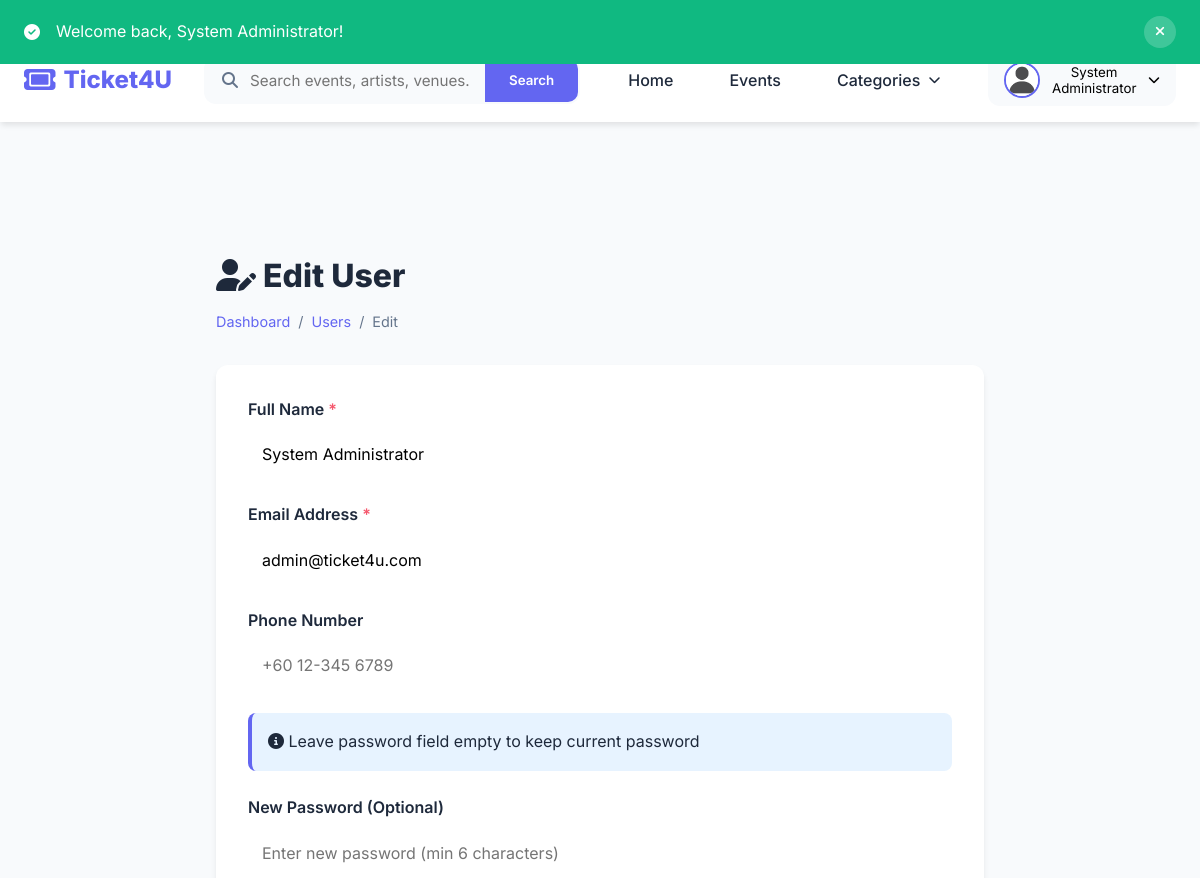
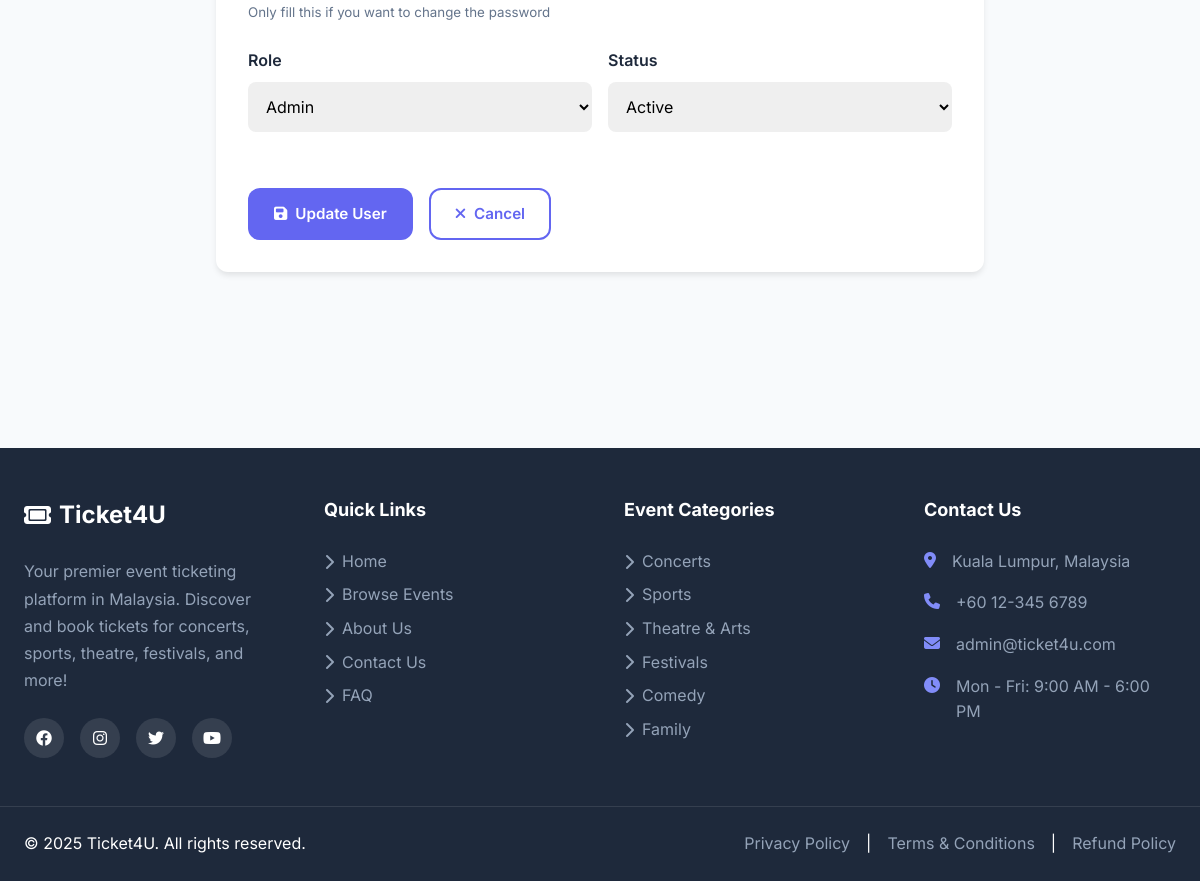
The page /admin/user-edit.php?id=1 (signed in) on the database its author committed (2 pictures, top to bottom).
### tables this page shows
CREATE TABLE users (
    id INT PRIMARY KEY AUTO_INCREMENT,
    email VARCHAR(255) UNIQUE NOT NULL,
    password VARCHAR(255) NOT NULL,
    name VARCHAR(255) NOT NULL,
    phone VARCHAR(20),
    role ENUM('user', 'admin') DEFAULT 'user',
    status ENUM('active', 'inactive', 'banned') DEFAULT 'active',
    profile_image VARCHAR(255) DEFAULT 'default-avatar.png',
    created_at TIMESTAMP DEFAULT CURRENT_TIMESTAMP,
    updated_at TIMESTAMP DEFAULT CURRENT_TIMESTAMP ON UPDATE CURRENT_TIMESTAMP,
    INDEX idx_email (email),
    INDEX idx_role (role)
);

CREATE TABLE categories (
    id INT PRIMARY KEY AUTO_INCREMENT,
    name VARCHAR(100) NOT NULL,
    slug VARCHAR(100) UNIQUE NOT NULL,
    icon VARCHAR(50),
    description TEXT,
    display_order INT DEFAULT 0,
    status ENUM('active', 'inactive') DEFAULT 'active',
    INDEX idx_slug (slug)
);

### config/config.php (called while the page is built, shortened)
<?php
try {
    $conn = new mysqli(DB_HOST, DB_USER, DB_PASS, DB_NAME);
    $conn->set_charset('utf8mb4');
} catch (Exception $e) {
    die('
        <div style="font-family: Arial, sans-serif; max-width: 600px; margin: 50px auto; padding: 20px; background: #fee; border: 1px solid #fcc; border-radius: 8px;">
            <h2 style="color: #c00;">Database Connection Error</h2>
            <p>Unable to connect to the database. Please check your configuration.</p>
            <p style="color: #666; font-size: 14px;">' . $e->getMessage() . '</p>
        </div>
    ');
}
function isLoggedIn() {
    return isset($_SESSION['user_id']);
}
function getCurrentUser() {
    global $conn;
    $user_id = (int)$_SESSION['user_id'];
    $query = "SELECT id, email, name, phone, role, profile_image, password, created_at FROM users WHERE id = $user_id AND status = 'active'";
    $result = $conn->query($query);
    return $result && $result->num_rows > 0 ? $result->fetch_assoc() : null;
}
function getFlash() {
    if (isset($_SESSION['flash_message'])) {
        $flash = [
            'type' => $_SESSION['flash_type'],
            'message' => $_SESSION['flash_message']
        ];
        return $flash;
    }
    return null;
}

### admin/user-edit.php (the view, shortened to what this page needs)
<?php
require_once __DIR__ . '/../config/config.php';
$user_id = filter_input(INPUT_GET, 'id', FILTER_VALIDATE_INT);
$stmt = $conn->prepare("SELECT * FROM users WHERE id = ?");
$stmt->bind_param("i", $user_id);
$stmt->execute();
$result = $stmt->get_result();
$user = $result->fetch_assoc();
require_once __DIR__ . '/../includes/header.php';
?>
<main class="main-content">
    <div class="admin-container">
        <div class="page-header">
            <h1><i class="fas fa-user-edit"></i> Edit User</h1>
            <div class="breadcrumb">
                <a href="<?php echo SITE_URL; ?>/admin/dashboard.php">Dashboard</a>
                <span>/</span>
                <a href="<?php echo SITE_URL; ?>/admin/users.php">Users</a>
                <span>/</span>
                <span>Edit</span>
            </div>
        </div>
        <div class="form-card">
            <form method="POST">
                <div class="form-group">
                    <label class="form-label required">Full Name</label>
                    <input type="text" name="name" class="form-input" required
                           placeholder="e.g., John Doe"
                           value="<?php echo htmlspecialchars($user['name']); ?>">
                </div>
                <div class="form-group">
                    <label class="form-label required">Email Address</label>
                    <input type="email" name="email" class="form-input" required
                           placeholder="user@email.com"
                           value="<?php echo htmlspecialchars($user['email']); ?>">
                </div>
                <div class="form-group">
                    <label class="form-label">Phone Number</label>
                    <input type="tel" name="phone" class="form-input"
                           placeholder="+60 12-345 6789"
                           value="<?php echo htmlspecialchars($user['phone'] ?? ''); ?>">
                </div>
                <div class="info-box">
                    <i class="fas fa-info-circle"></i> Leave password field empty to keep current password
                </div>
                <div class="form-group">
                    <label class="form-label">New Password (Optional)</label>
                    <input type="password" name="password" class="form-input"
                           placeholder="Enter new password (min 6 characters)">
                    <small style="color: var(--gray);">Only fill this if you want to change the password</small>
                </div>
                <div class="form-row">
                    <div class="form-group">
                        <label class="form-label">Role</label>
                        <select name="role" class="form-select">
                            <option value="admin" <?php echo $user['role'] === 'admin' ? 'selected' : ''; ?>>Admin</option>
                        </select>
                    </div>
                    <div class="form-group">
                        <label class="form-label">Status</label>
                        <select name="status" class="form-select">
                            <option value="active" <?php echo $user['status'] === 'active' ? 'selected' : ''; ?>>Active</option>
                        </select>
                    </div>
                </div>
                <div class="form-actions">
                    <button type="submit" class="btn btn-primary">
                        <i class="fas fa-save"></i> Update User
                    </button>
                    <a href="<?php echo SITE_URL; ?>/admin/users.php" class="btn btn-outline">
                        <i class="fas fa-times"></i> Cancel
                    </a>
                </div>
            </form>
        </div>
    </div>
</main>
<?php require_once __DIR__ . '/../includes/footer.php'; ?>

### includes/header.php (shortened to what this page needs)
<?php
$current_user = getCurrentUser();
$flash = getFlash();
?>
<!DOCTYPE html>
<html lang="en">
<head>
    <link rel="stylesheet" href="https://cdnjs.cloudflare.com/ajax/libs/font-awesome/6.4.0/css/all.min.css">
    <link rel="stylesheet" href="<?php echo SITE_URL; ?>/assets/css/style.css">
</head>
<body>
    <?php if ($flash): ?>
        <div class="flash-message flash-<?php echo $flash['type']; ?>" id="flashMessage">
            <div class="container">
                <div class="flash-content">
                    <i class="fas fa-<?php echo $flash['type'] === 'success' ? 'check-circle' : ($flash['type'] === 'error' ? 'exclamation-circle' : 'info-circle'); ?>"></i>
                    <span><?php echo htmlspecialchars($flash['message']); ?></span>
                    <button onclick="this.parentElement.parentElement.remove()" class="flash-close">
                        <i class="fas fa-times"></i>
                    </button>
                </div>
            </div>
        </div>
    <?php endif; ?>
    <header class="main-header">
        <div class="top-bar">
            <div class="container">
                <div class="top-bar-content">
                    <div class="top-bar-left">
                        <a href="mailto:<?php echo ADMIN_EMAIL; ?>">
                        </a>
                        <a href="tel:+60123456789">
                        </a>
                    </div>
                    <div class="top-bar-right">
                        <span><i class="fas fa-map-marker-alt"></i> Malaysia</span>
                    </div>
                </div>
            </div>
        </div>
        <nav class="navbar">
            <div class="container">
                <div class="navbar-content">
                    <a href="<?php echo SITE_URL; ?>/index.php" class="logo">
                        <i class="fas fa-ticket"></i>
                        <span><?php echo SITE_NAME; ?></span>
                    </a>
                    <form class="search-form" action="<?php echo SITE_URL; ?>/events.php" method="GET">
                        <div class="search-input-wrapper">
                            <i class="fas fa-search"></i>
                            <input type="text" name="search" placeholder="Search events, artists, venues..." value="<?php echo isset($_GET['search']) ? htmlspecialchars($_GET['search']) : ''; ?>">
                            <button type="submit" class="search-btn">Search</button>
                        </div>
                    </form>
                    <div class="nav-links">
                        <a href="<?php echo SITE_URL; ?>/index.php" class="nav-link <?php echo basename($_SERVER['PHP_SELF']) == 'index.php' ? 'active' : ''; ?>">
                            Home
                        </a>
                        <a href="<?php echo SITE_URL; ?>/events.php" class="nav-link <?php echo basename($_SERVER['PHP_SELF']) == 'events.php' ? 'active' : ''; ?>">
                            Events
                        </a>
                        <div class="dropdown">
                            <a href="#" class="nav-link dropdown-toggle">
                                Categories <i class="fas fa-chevron-down"></i>
                            </a>
                        </div>
                    </div>
                    <div class="user-menu">
                        <?php if ($current_user): ?>
                            <div class="dropdown">
                                <button class="user-btn dropdown-toggle">
                                    <?php if (!empty($current_user['profile_image'])): ?>
                                        <img src="<?php echo SITE_URL; ?>/uploads/profiles/<?php echo htmlspecialchars($current_user['profile_image']); ?>" alt="Profile" class="user-avatar">
                                    <?php else: ?>
                                        <div class="user-avatar" style="background: linear-gradient(135deg, #667eea 0%, #764ba2 100%); color: white; display: flex; align-items: center; justify-content: center; font-weight: 600;">
                                            <?php echo strtoupper(substr($current_user['name'] ?? 'U', 0, 1)); ?>
                                        </div>
                                    <?php endif; ?>
                                    <span><?php echo htmlspecialchars($current_user['name'] ?? 'User'); ?></span>
                                    <i class="fas fa-chevron-down"></i>
                                </button>
                            </div>
                        <?php else: ?>
                            <a href="<?php echo SITE_URL; ?>/auth/login.php" class="btn btn-outline">Login</a>
                            <a href="<?php echo SITE_URL; ?>/auth/register.php" class="btn btn-primary">Sign Up</a>
                        <?php endif; ?>
                    </div>
                </div>
            </div>
        </nav>
    </header>
    <main class="main-content">

### includes/footer.php (shortened to what this page needs)
    </main>
    <footer class="main-footer">
        <div class="footer-content">
            <div class="container">
                <div class="footer-grid">
                    <div class="footer-column">
                        <h3 class="footer-title">
                            <i class="fas fa-ticket"></i>
                            <?php echo SITE_NAME; ?>
                        </h3>
                        <p class="footer-text">
                            Your premier event ticketing platform in Malaysia. Discover and book tickets for concerts, sports, theatre, festivals, and more!
                        </p>
                        <div class="social-links">
                            <a href="#" aria-label="Facebook"><i class="fab fa-facebook"></i></a>
                            <a href="#" aria-label="Instagram"><i class="fab fa-instagram"></i></a>
                            <a href="#" aria-label="Twitter"><i class="fab fa-twitter"></i></a>
                            <a href="#" aria-label="YouTube"><i class="fab fa-youtube"></i></a>
                        </div>
                    </div>
                    <div class="footer-column">
                        <h4 class="footer-heading">Quick Links</h4>
                        <ul class="footer-links">
                            <li><a href="<?php echo SITE_URL; ?>/index.php"><i class="fas fa-chevron-right"></i> Home</a></li>
                            <li><a href="<?php echo SITE_URL; ?>/events.php"><i class="fas fa-chevron-right"></i> Browse Events</a></li>
                            <li><a href="<?php echo SITE_URL; ?>/about.php"><i class="fas fa-chevron-right"></i> About Us</a></li>
                            <li><a href="<?php echo SITE_URL; ?>/contact.php"><i class="fas fa-chevron-right"></i> Contact Us</a></li>
                            <li><a href="<?php echo SITE_URL; ?>/faq.php"><i class="fas fa-chevron-right"></i> FAQ</a></li>
                        </ul>
                    </div>
                    <div class="footer-column">
                        <h4 class="footer-heading">Event Categories</h4>
                        <ul class="footer-links">
                            <?php
                            $footer_categories = $conn->query("SELECT name, slug FROM categories WHERE status = 'active' ORDER BY display_order ASC LIMIT 6");
                            while ($cat = $footer_categories->fetch_assoc()):
                            ?>
                                <li>
                                    <a href="<?php echo SITE_URL; ?>/events.php?category=<?php echo $cat['slug']; ?>">
                                        <i class="fas fa-chevron-right"></i>
                                        <?php echo htmlspecialchars($cat['name']); ?>
                                    </a>
                                </li>
                            <?php endwhile; ?>
                        </ul>
                    </div>
                    <div class="footer-column">
                        <h4 class="footer-heading">Contact Us</h4>
                        <ul class="footer-contact">
                            <li>
                                <i class="fas fa-map-marker-alt"></i>
                                <span>Kuala Lumpur, Malaysia</span>
                            </li>
                            <li>
                                <i class="fas fa-phone"></i>
                                <a href="tel:+60123456789">+60 12-345 6789</a>
                            </li>
                            <li>
                                <i class="fas fa-envelope"></i>
                                <a href="mailto:<?php echo ADMIN_EMAIL; ?>"><?php echo ADMIN_EMAIL; ?></a>
                            </li>
                            <li>
                                <i class="fas fa-clock"></i>
                                <span>Mon - Fri: 9:00 AM - 6:00 PM</span>
                            </li>
                        </ul>
                    </div>
                </div>
            </div>
        </div>
        <div class="footer-bottom">
            <div class="container">
                <div class="footer-bottom-content">
                    <p>&copy; <?php echo date('Y'); ?> <?php echo SITE_NAME; ?>. All rights reserved.</p>
                    <div class="footer-bottom-links">
                        <a href="<?php echo SITE_URL; ?>/privacy-policy.php">Privacy Policy</a>
                        <span>|</span>
                        <a href="<?php echo SITE_URL; ?>/terms.php">Terms & Conditions</a>
                        <span>|</span>
                        <a href="<?php echo SITE_URL; ?>/refund-policy.php">Refund Policy</a>
                    </div>
                </div>
            </div>
        </div>
    </footer>
</body>
</html>

### rows shown on the page
users: profile_image (placeholder picture), name "System Administrator", email "admin@ticket4u.com", role "Admin", status "Active"
categories: name "Concerts"
categories: name "Sports"
categories: name "Theatre & Arts"
categories: name "Festivals"
categories: name "Comedy"
categories: name "Family"

### other values the page prints
$flash['message'] "Welcome back, System Administrator!"
SITE_NAME "Ticket4U"
ADMIN_EMAIL "admin@ticket4u.com"
